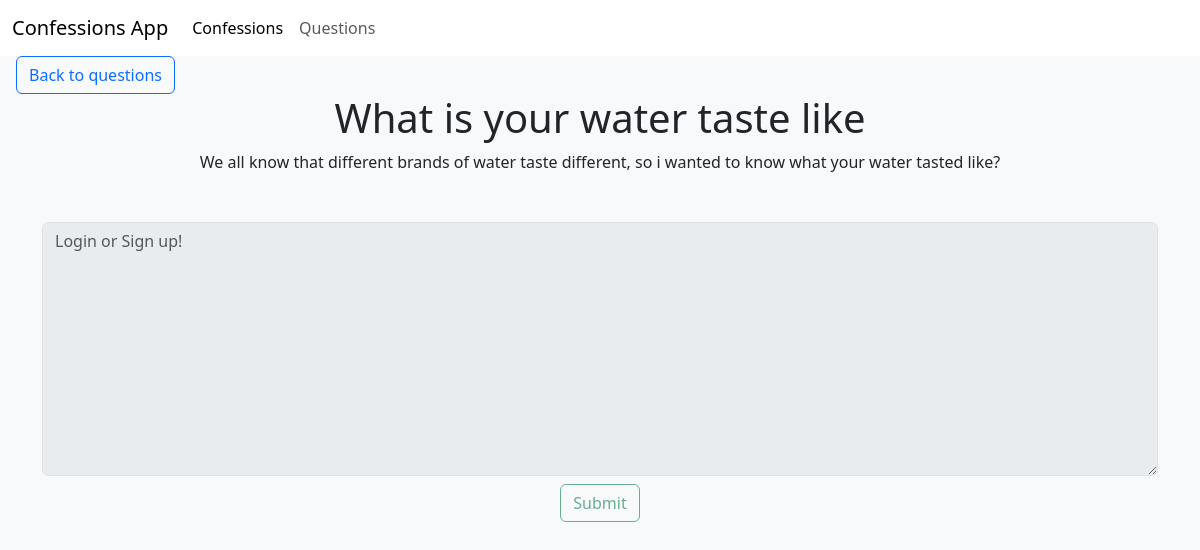
The page /question/22/ on the database as committed earlier.
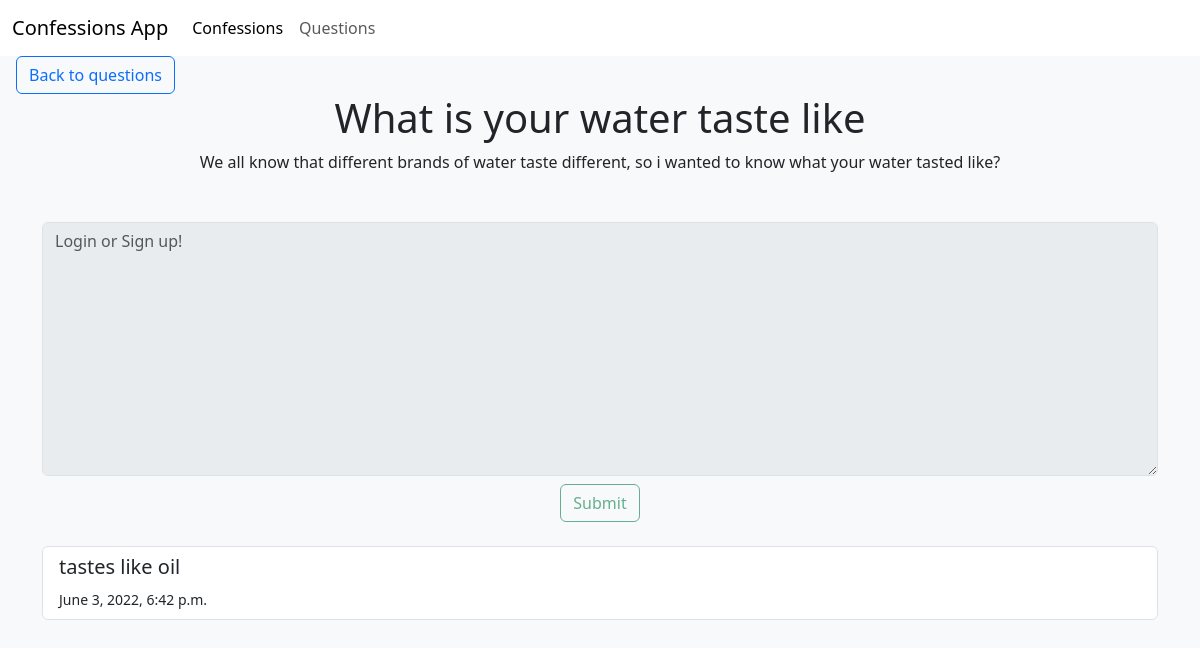
The same page on the database as committed later.
### ConfessionsApp/models.py (models this page shows, shortened)
class Post(models.Model):
    owner = models.ForeignKey(User, on_delete=models.CASCADE)
    question = models.ForeignKey(Question, on_delete=models.CASCADE)
    post_text = models.CharField(max_length=255)
    date = models.DateTimeField(auto_now=True)

### ConfessionsApp/views.py (the view, shortened to what this page needs)
# urls.py: path("question/<int:q_id>/", views.question, name="question"),
def question(request, q_id):
    if request.method != "POST":
        question = Question.objects.get(id=q_id)
        Posts = Post.objects.filter(question=question)
        context = {
            "Question": question,
            "Posts": Posts,
        }
        return render(request, "ConfessionsApp/question.html", context)

### ConfessionsApp/models.py (called while the page is built)
    @property
    def posts(self):
        return self.post_set.all()

### ConfessionsApp/templates/ConfessionsApp/question.html (shortened to what this page needs)
{%extends 'ConfessionsApp/base.html'%}
{%load bootstrap_icons%}
{%load static%}
{%block content%}
<div class="ms-3">
  <a href="{%url 'ConfessionsApp:questions'%}" class="btn btn-outline-primary">Back to questions</a>
</div>
<div class="container text-center">
  <h1>{{Question.question_text}}</h1>
  <p>{{Question.body}}</p>
</div>
<div class="container my-5">
  <form method="POST" class="text-center my-4">
    {%if user.is_authenticated%}
    <textarea name="post-input" cols="10" rows="10" class="form-control" placeholder="Add a comment..."></textarea>
    <input type="submit" id="submitBtn" class="btn btn-outline-success mt-2">
    {%else%}
    <textarea name="post-input" cols="10" rows="10" class="form-control" placeholder="Login or Sign up!" disabled></textarea>
    <input type="submit" id="submitBtn" class="btn btn-outline-success mt-2" disabled>
    {%endif%}
  </form>
  <div class="list-group">
    {% for post in Question.posts %}
    <span class="list-group-item list-group-item-action">
      <div class="d-flex w-100 justify-content-between">
        <h5 class="mb-1">{{post.post_text}}</h5>
      </div>
      <small>{{post.date}}</small>
    </span>
    {% endfor %}
  </div>
{%endblock content%}

Rows that differ between the two databases and show on the page:
added Post: post_text "tastes like oil", date "June 3, 2022, 6:42 p.m."
